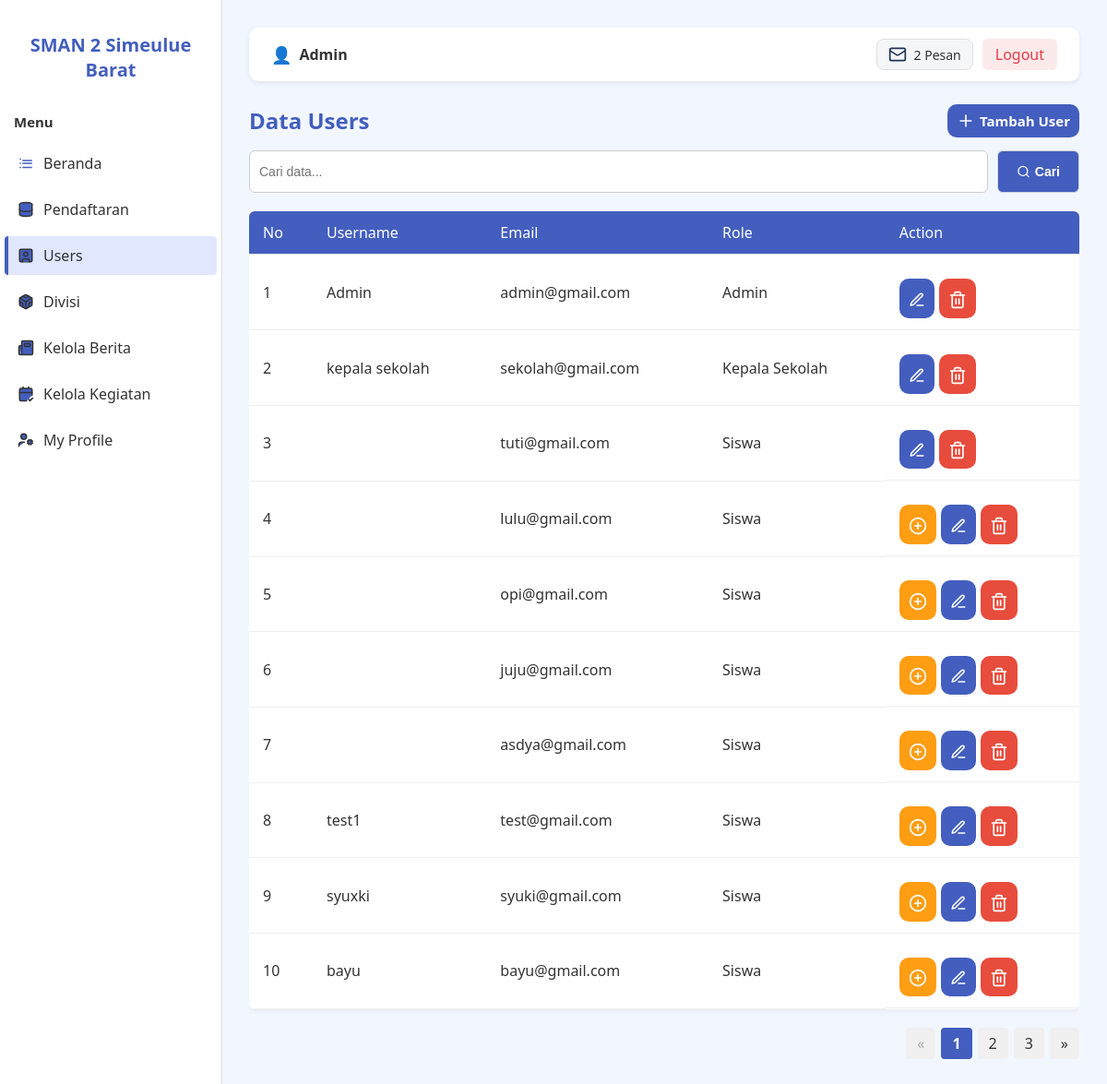
/dashboard/users.php (signed in), run on the app's committed database.
### tables this page shows
CREATE TABLE `users` (
  `id` int(11) NOT NULL,
  `username` varchar(100) DEFAULT NULL,
  `email` varchar(100) DEFAULT NULL,
  `password` varchar(255) DEFAULT NULL,
  `role` enum('admin','kepala_sekolah','siswa') DEFAULT NULL
);

### actions/auth_check.php (called while the page is built, shortened)
<?php
function isAdmin()
{
    return isset($_SESSION['user']['role']) && $_SESSION['user']['role'] === 'admin';
}

### dashboard/users.php (the view, shortened to what this page needs)
<?php
include '../config/koneksi.php';
include '../actions/auth_check.php';
$userId = $_SESSION['user']['id'];
$searchSql = '';
$limit = 10;
$page = isset($_GET['page']) ? max(1, intval($_GET['page'])) : 1;
$offset = ($page - 1) * $limit;
if (isAdmin() || isKepalaSekolah()) {
    $totalResult = mysqli_query($koneksi, "SELECT COUNT(*) as total FROM users WHERE 1=1 $searchSql");
    $query = "SELECT * FROM users WHERE 1=1 $searchSql LIMIT $limit OFFSET $offset";
} else {
    $totalResult = mysqli_query($koneksi, "SELECT COUNT(*) as total FROM users WHERE id = '$userId'");
    $query = "SELECT * FROM users WHERE id = '$userId' LIMIT $limit OFFSET $offset";
}
$totalData = mysqli_fetch_assoc($totalResult)['total'];
$totalPages = ceil($totalData / $limit);
$result = mysqli_query($koneksi, $query);
function formatRole($role) {
    return ucwords(str_replace('_', ' ', $role));
}
?>
<!DOCTYPE html>
<html lang="id">
<head>
    <link rel="stylesheet" href="css/dashboard.css"/>
    <link rel="stylesheet" href="css/modal.css"/>
    <link rel="stylesheet" href="css/pagination.css"/>
</head>
<body>
<div class="dashboard-container">
    <?php include 'partials/sidebar.php'; ?>
    <main class="content">
        <?php include 'partials/navbar.php'; ?>
        <div class='heading-container'>
            <h1>Data Users</h1>
            <a class="btn-tambah">
            <svg xmlns="http://www.w3.org/2000/svg" width="24" height="24" viewBox="0 0 24 24" fill="none" stroke="currentColor" stroke-width="2" stroke-linecap="round" stroke-linejoin="round" class="lucide lucide-plus-icon lucide-plus"><path d="M5 12h14"/><path d="M12 5v14"/></svg>
            Tambah User</a>
        </div>
        <?php include 'partials/search.php' ?>
        <div class="table-container">
            <table>
                <thead>
                    <tr>
                        <th>No</th>
                        <th>Username</th>
                        <th>Email</th>
                        <th>Role</th>
                        <?php if (isAdmin()) echo '<th>Action</th>'; ?>
                    </tr>
                </thead>
                <tbody>
                    <?php if (mysqli_num_rows($result) > 0): ?>
                        <?php $no = $offset + 1; ?>
                        <?php while ($row = mysqli_fetch_assoc($result)): ?>
                            <tr>
                                <td><?= $no++ ?></td>
                                <td><?= htmlspecialchars($row['username']) ?></td>
                                <td><?= htmlspecialchars($row['email']) ?></td>
                                <td><?= htmlspecialchars(formatRole($row['role'])) ?></td>
                                <?php if (isAdmin()): ?>
                                    <td class="action">
                                        <?php if ($row['role'] === 'siswa'): ?>
                                            <?php
                                                $idSiswa = $row['id'];
                                                $cekQuery = "SELECT 1 FROM pendaftaran_siswa WHERE casis_id_registration = '$idSiswa' LIMIT 1";
                                                $cekResult = mysqli_query($koneksi, $cekQuery);
                                                $sudahDaftar = mysqli_num_rows($cekResult) > 0;
                                            ?>
                                            <?php if (!$sudahDaftar): ?>
                                                <a class="btn-daftar" href="pendaftaran/add.php?id=<?= $idSiswa ?>" title="Daftar">
                                                    <svg xmlns="http://www.w3.org/2000/svg" width="24" height="24" viewBox="0 0 24 24" fill="none" stroke="currentColor" stroke-width="2" stroke-linecap="round" stroke-linejoin="round" class="lucide lucide-circle-plus-icon lucide-circle-plus"><circle cx="12" cy="12" r="10"/><path d="M8 12h8"/><path d="M12 8v8"/></svg>
                                                </a>
                                            <?php endif; ?>
                                        <?php endif; ?>
                                        <a class="btn-edit" href="#"
                                          data-id="<?= $row['id'] ?>"
                                          data-username="<?= htmlspecialchars($row['username']) ?>"
                                          data-email="<?= htmlspecialchars($row['email']) ?>"
                                          data-password="<?= htmlspecialchars($row['password']) ?>"
                                          data-role="<?= htmlspecialchars($row['role']) ?>"
                                          onclick="openEditModal(this)"
                                          title="Edit">
                                            <svg xmlns="http://www.w3.org/2000/svg" width="18" height="18" viewBox="0 0 24 24" fill="none"
                                                stroke="currentColor" stroke-width="2" stroke-linecap="round" stroke-linejoin="round">
                                                <path d="M12 20h9"/>
                                                <path d="M16.5 3.5a2.121 2.121 0 1 1 3 3L7 19l-4 1 1-4 12.5-12.5z"/>
                                            </svg>
                                        </a>
                                        <a class="btn-delete" href="../actions/users/delete.php?id=<?= $row['id'] ?>" onclick="return confirm('Yakin hapus?')" title="Hapus">
                                        </a>
                                    </td>
                                <?php endif; ?>
                            </tr>
                        <?php endwhile; ?>
                    <?php endif; ?>
                </tbody>
            </table>
            <div class="pagination-container">
                <?php if ($totalPages > 1): ?>
                    <div class="pagination">
                        <a href="?page=<?= $page - 1 ?>" class="<?= $page <= 1 ? 'disabled' : '' ?>">&laquo;</a>
                        <?php
                        for ($i = max(1, $page - 2); $i <= min($totalPages, $page + 2); $i++) {
                            $active = $i == $page ? 'active' : '';
                            echo "<a href=\"?page=$i\" class=\"$active\">$i</a>";
                        }
                        ?>
                        <a href="?page=<?= $page + 1 ?>" class="<?= $page >= $totalPages ? 'disabled' : '' ?>">&raquo;</a>
                    </div>
                <?php endif; ?>
            </div>
        </div>
    </main>
</div>
</body>
</html>

### dashboard/css/dashboard.css (style rules this page uses)
:root { --primary: #435ebe; --light-bg: #f2f7ff; --white: #fff; --text-dark: #333; --bg-gray-light: #dedede; --hover-bg: #e0e7ff; --danger: #e74c3c; }
body { margin: 0; font-family: "Segoe UI", sans-serif; background-color: var(--light-bg); color: var(--text-dark); }
.dashboard-container { display: flex; min-height: 100vh; }
.content { margin-left: 240px; padding: 30px; flex-grow: 1; background-color: var(--light-bg); }
h1 { font-size: 24px; color: var(--primary); }
.table-container { overflow-x: auto; }
table { width: 100%; border-collapse: collapse; background-color: var(--white); box-shadow: 0 2px 6px rgba(0, 0, 0, 0.05); border-radius: 6px; overflow: hidden; }
th, td { padding: 12px 15px; border-bottom: 1px solid #eee; text-align: left; }
th { background-color: var(--primary); color: var(--white); font-weight: 500; }
.action { display: flex; flex-direction: row; gap: 5px; margin-top: 14px; }
.btn-edit { text-decoration: none; font-weight: 500; background-color: var(--primary); padding: 10px 10px; border-radius: 10px; text-align: center; color: white; }
.btn-edit svg { color: var(--white); vertical-align: middle; transition: stroke 0.2s ease; width: 18px; height: 18px; }
.btn-delete { background-color: var(--danger); text-decoration: none; font-weight: 500; padding: 10px 10px; border-radius: 10px; text-align: center; color: white; }
.btn-delete svg { color: var(--white); vertical-align: middle; transition: stroke 0.2s ease; width: 20px; height: 20px; }
.heading-container { display: flex; flex-direction: row; justify-content: space-between; align-items: center; margin-top: 10px; }
.btn-tambah { background-color: var(--primary); color: #fff; border: none; padding-top: 8px; padding-bottom: 8px; padding-left: 10px; padding-right: 10px; border-radius: 10px; font-size: 15px; font-weight: 600; cursor: pointer; transition: background-color 0.2s ease; text-decoration: none; display: flex; flex-direction: row; align-items: center; gap: 5px; }
.btn-tambah svg { width: 20px; height: 20px; }

### dashboard/css/pagination.css (style rules this page uses)
.pagination-container { display: flex; justify-content: flex-end; margin-top: 20px; }
.pagination { display: flex; gap: 6px; align-items: center; }
.pagination a, .pagination span.dots { padding: 6px 12px; border-radius: 4px; background: #f0f0f0; text-decoration: none; color: #333; font-weight: 500; transition: all 0.2s ease; }
.pagination a.active { background-color: #435ebe; color: white; font-weight: bold; }
.pagination a.disabled { pointer-events: none; color: #aaa; background-color: #f0f0f0; cursor: not-allowed; }

### dashboard/users.php (style rules this page uses)
.btn-daftar { background-color: rgb(255, 157, 19); text-decoration: none; font-weight: 500; padding: 10px 10px; border-radius: 10px; text-align: center; }
.btn-daftar svg { color: #fff !important; vertical-align: middle; transition: stroke 0.2s ease; width: 20px; height: 20px; }

### dashboard/partials/search.php (style rules this page uses)
svg { width: 15px; }

### data on the page
users: username "Admin", email "admin@gmail.com", role "Admin"
users: username "kepala sekolah", email "sekolah@gmail.com", role "Kepala Sekolah"
users: email "tuti@gmail.com", role "Siswa"
users: email "lulu@gmail.com", role "Siswa"
users: email "opi@gmail.com", role "Siswa"
users: email "juju@gmail.com", role "Siswa"
users: email "asdya@gmail.com", role "Siswa"
users: username "test1", email "test@gmail.com", role "Siswa"
users: username "syuxki", email "syuki@gmail.com", role "Siswa"
users: username "bayu", email "bayu@gmail.com", role "Siswa"

### other printed values
$username "Admin"
$total_notif "2"
